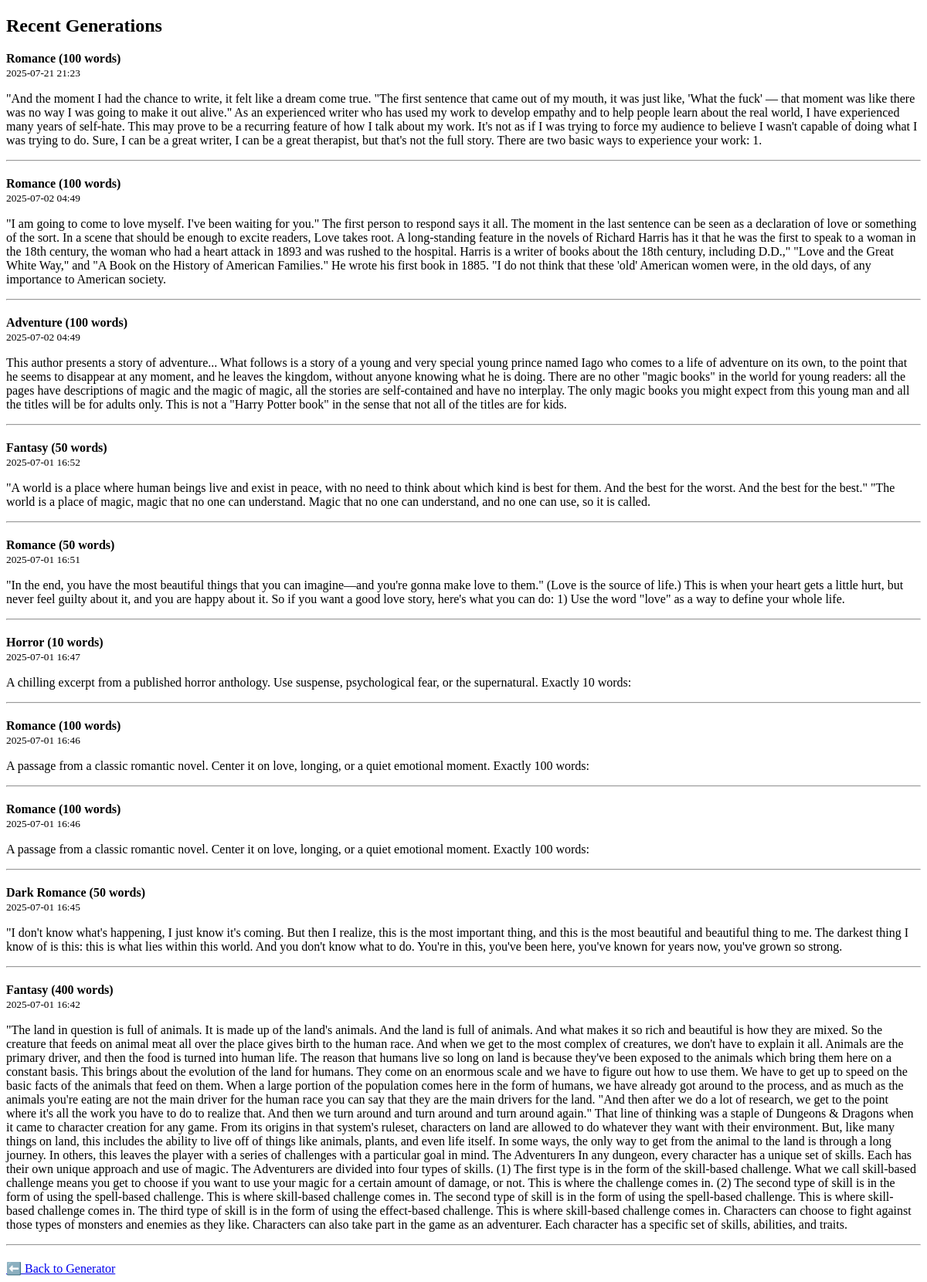
Before: /history with the older database file.
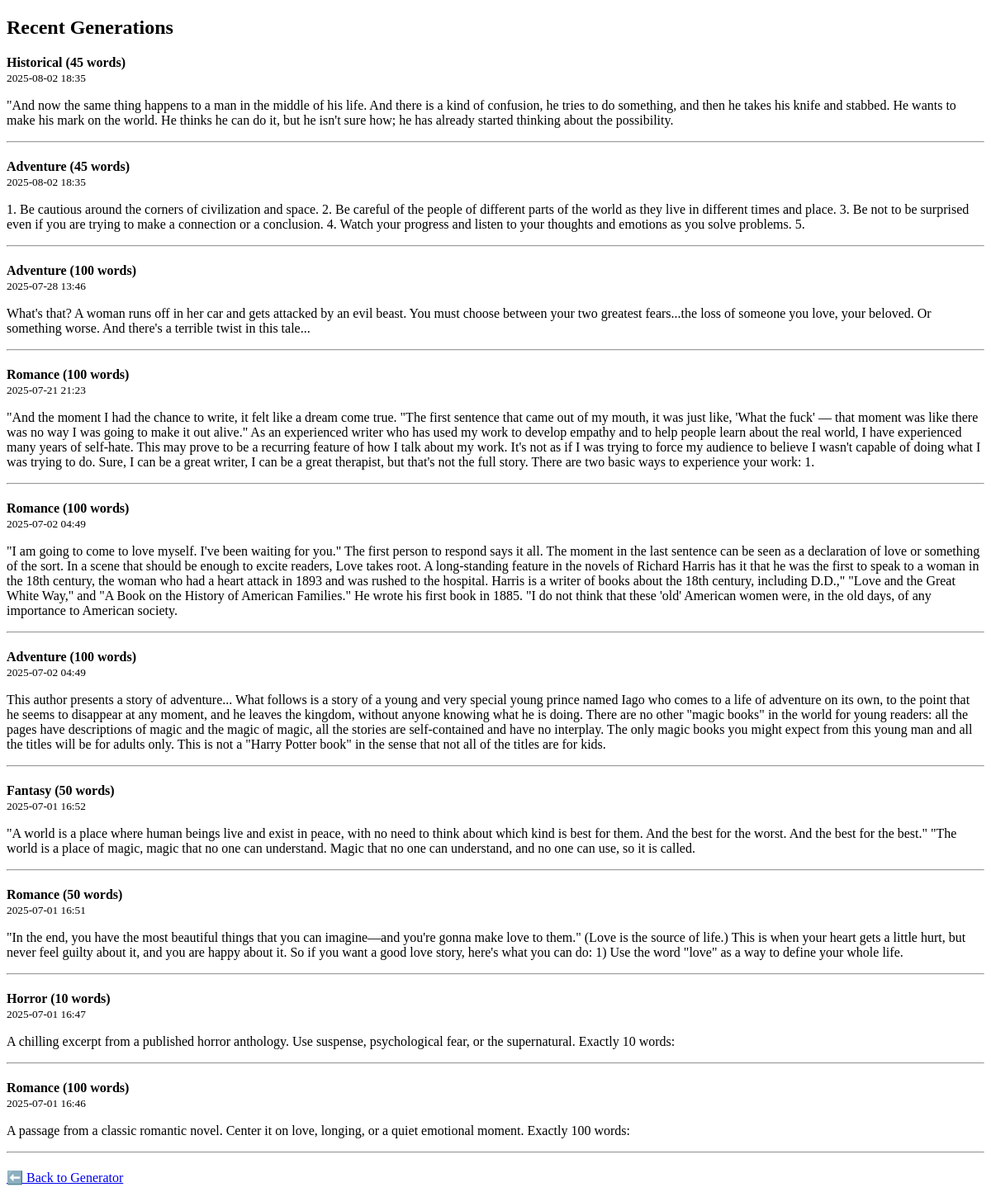
After: the same page with the newer database file.
### app.py (models this page shows)
class Generation(db.Model):
    id = db.Column(db.Integer, primary_key=True)
    genre = db.Column(db.String(50))
    word_count = db.Column(db.Integer)
    content = db.Column(db.Text)
    timestamp = db.Column(db.DateTime, default=datetime.utcnow)

### app.py (the view)
@app.route('/history')
def history():
    gens = Generation.query.order_by(Generation.timestamp.desc()).limit(10).all()
    return render_template('history.html', generations=gens)

### templates/history.html (shortened to what this page needs)
<!DOCTYPE html>
<html>
<head>
</head>
<body>
  <h2>Recent Generations</h2>
  {% for g in generations %}
    <div style="margin-bottom: 20px;">
      <strong>{{ g.genre }} ({{ g.word_count }} words)</strong><br>
      <small>{{ g.timestamp.strftime('%Y-%m-%d %H:%M') }}</small>
      <p>{{ g.content }}</p>
      <hr>
    </div>
  {% else %}
    <p>No history yet.</p>
  {% endfor %}
  <a href="/">⬅️ Back to Generator</a>
</body>
</html>

Changed rows visible on the page:
no longer on this page (row unchanged): Generation: genre "Romance", word_count "100", timestamp "2025-07-01 16:46", content "A passage from a classic romantic novel. Center it on love, longing, or a quiet emotional moment. Exactly 100 words:"
no longer on this page (row unchanged): Generation: genre "Dark Romance", word_count "50", timestamp "2025-07-01 16:45", content "\"I don't know what's happening, I just know it's coming. But then I realize, this is the most important thing, and this is the most beautiful and beautiful thing to me. The darkest thing I know of is this: this is what lies within this world. And you don't know what to do. You're in this, you've been here, you've known for years now, you've grown so strong."
no longer on this page (row unchanged): Generation: genre "Fantasy", word_count "400", timestamp "2025-07-01 16:42", content "\"The land in question is full of animals. It is made up of the land's animals. And the land is full of animals. And what makes it so rich and beautiful is how they are mixed. So the creature that feeds on animal meat all over the place gives birth to the human race. And when we get to the most complex of creatures, we don't have to explain it all. Animals are the primary driver, and then the food is turned into human life. The reason that humans live so long on land is because they've been exposed to the animals which bring them here on a constant basis. This brings about the evolution of the land for humans. They come on an enormous scale and we have to figure out how to use them. We have…"
added Generation: genre "Historical", word_count "45", timestamp "2025-08-02 18:35", content "\"And now the same thing happens to a man in the middle of his life. And there is a kind of confusion, he tries to do something, and then he takes his knife and stabbed. He wants to make his mark on the world. He thinks he can do it, but he isn't sure how; he has already started thinking about the possibility."
added Generation: genre "Adventure", word_count "45", timestamp "2025-08-02 18:35", content "1. Be cautious around the corners of civilization and space. 2. Be careful of the people of different parts of the world as they live in different times and place. 3. Be not to be surprised even if you are trying to make a connection or a conclusion. 4. Watch your progress and listen to your thoughts and emotions as you solve problems. 5."
added Generation: genre "Adventure", word_count "100", timestamp "2025-07-28 13:46", content "What's that? A woman runs off in her car and gets attacked by an evil beast. You must choose between your two greatest fears...the loss of someone you love, your beloved. Or something worse. And there's a terrible twist in this tale..."
